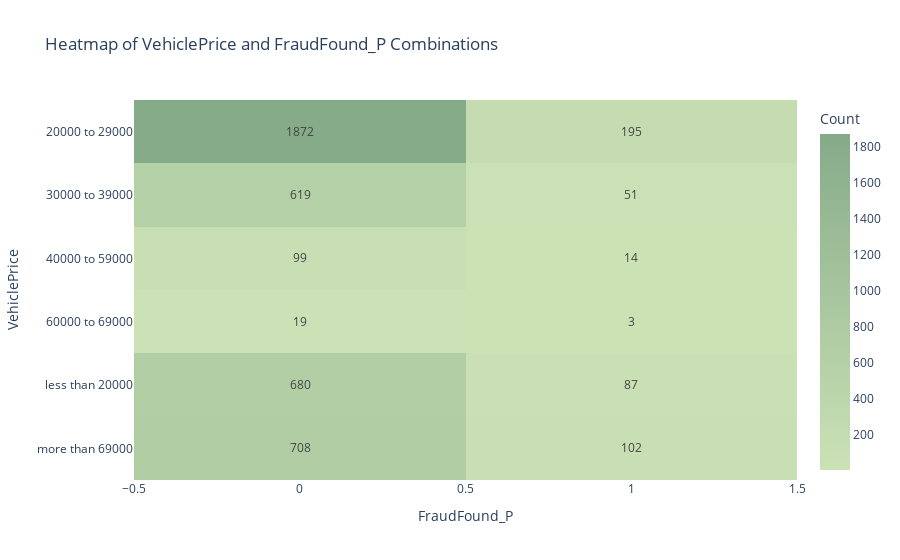

Source (notebook cell):
### Code cell
plot_two_categorical(all_p, 'VehiclePrice', 'FraudFound_P', 'heatmap')

### Figure 1 — Plotly figure (JSON) as saved in the notebook; plotly's stock layout.template omitted (floating-point values rounded to 4 significant figures)
{"data": [{"coloraxis": "coloraxis", "hovertemplate": "FraudFound_P: %{x}<br>VehiclePrice: %{y}<br>Count: %{z}<extra></extra>", "name": "0", "texttemplate": "%{z}", "type": "heatmap", "x": [0, 1], "xaxis": "x", "y": ["20000 to 29000", "30000 to 39000", "40000 to 59000", "60000 to 69000", "less than 20000", "more than 69000"], "yaxis": "y", "z": [[1872, 195], [619, 51], [99, 14], [19, 3], [680, 87], [708, 102]]}], "layout": {"coloraxis": {"colorbar": {"title": {"text": "Count"}}, "colorscale": [[0, "#CBE2B5"], [1, "#86AB89"]]}, "title": {"text": "Heatmap of VehiclePrice and FraudFound_P Combinations"}, "xaxis": {"anchor": "y", "constrain": "domain", "domain": [0, 1], "scaleanchor": "y", "title": {"text": "FraudFound_P"}}, "yaxis": {"anchor": "x", "autorange": "reversed", "constrain": "domain", "domain": [0, 1], "title": {"text": "VehiclePrice"}}}}
